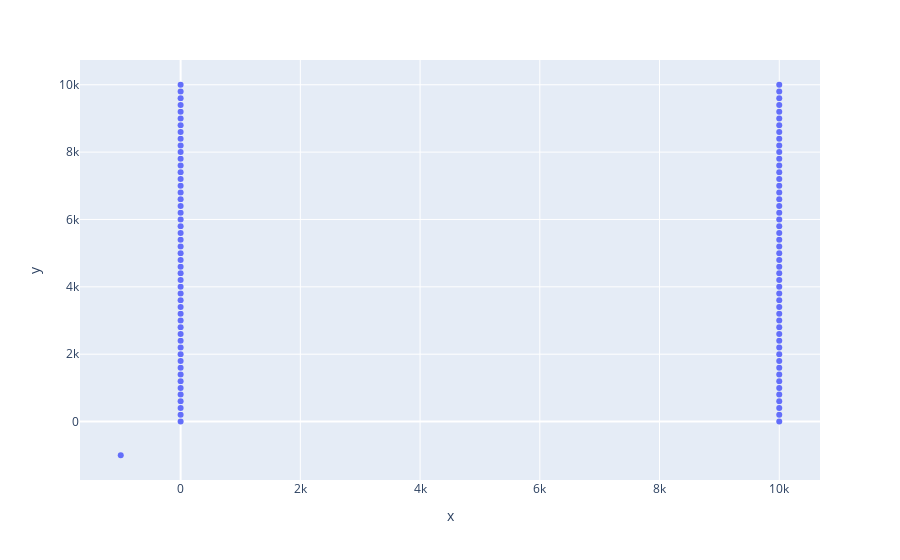

The code cell stored with this chart in its notebook:
### Code cell
import plotly.express as px
import pandas as pd
import numpy as np

dataframe = pd.read_csv('../patterns/test.csv', header=None)


my_x = dataframe.iloc[:,0].to_numpy()


my_y = dataframe.iloc[:,1].to_numpy()

fig = px.scatter(x = my_x, y = my_y)
fig.show()

### Figure 1 — Plotly figure (JSON) as saved in the notebook; plotly's stock layout.template omitted (floating-point values rounded to 4 significant figures)
{"data": [{"hovertemplate": "x=%{x}<br>y=%{y}<extra></extra>", "legendgroup": "", "marker": {"color": "#636efa", "symbol": "circle"}, "mode": "markers", "name": "", "orientation": "v", "showlegend": false, "type": "scatter", "x": [-1000, 0, 10000, 10000, 0, 0, 10000, 10000, 0, 0, 10000, 10000, 0, 0, 10000, 10000, 0, 0, 10000, 10000, 0, 0, 10000, 10000, 0, 0, 10000, 10000, 0, 0, 10000, 10000, 0, 0, 10000, 10000, 0, 0, 10000, 10000, 0, 0, 10000, 10000, 0, 0, 10000, 10000, 0, 0, 10000, 10000, 0, 0, 10000, 10000, 0, 0, 10000, 10000, 0, 0, 10000, 10000, 0, 0, 10000, 10000, 0, 0, 10000, 10000, 0, 0, 10000, 10000, 0, 0, 10000, 10000, 0, 0, 10000, 10000, 0, 0, 10000, 10000, 0, 0, 10000, 10000, 0, 0, 10000, 10000, 0, 0, 10000, 10000, 0, 0, 10000], "xaxis": "x", "y": [-1000, 0, 0, 200, 200, 400, 400, 600, 600, 800, 800, 1000, 1000, 1200, 1200, 1400, 1400, 1600, 1600, 1800, 1800, 2000, 2000, 2200, 2200, 2400, 2400, 2600, 2600, 2800, 2800, 3000, 3000, 3200, 3200, 3400, 3400, 3600, 3600, 3800, 3800, 4000, 4000, 4200, 4200, 4400, 4400, 4600, 4600, 4800, 4800, 5000, 5000, 5200, 5200, 5400, 5400, 5600, 5600, 5800, 5800, 6000, 6000, 6200, 6200, 6400, 6400, 6600, 6600, 6800, 6800, 7000, 7000, 7200, 7200, 7400, 7400, 7600, 7600, 7800, 7800, 8000, 8000, 8200, 8200, 8400, 8400, 8600, 8600, 8800, 8800, 9000, 9000, 9200, 9200, 9400, 9400, 9600, 9600, 9800, 9800, 10000, 10000], "yaxis": "y"}], "layout": {"legend": {"tracegroupgap": 0}, "margin": {"t": 60}, "xaxis": {"anchor": "y", "domain": [0, 1], "title": {"text": "x"}}, "yaxis": {"anchor": "x", "domain": [0, 1], "title": {"text": "y"}}}}
